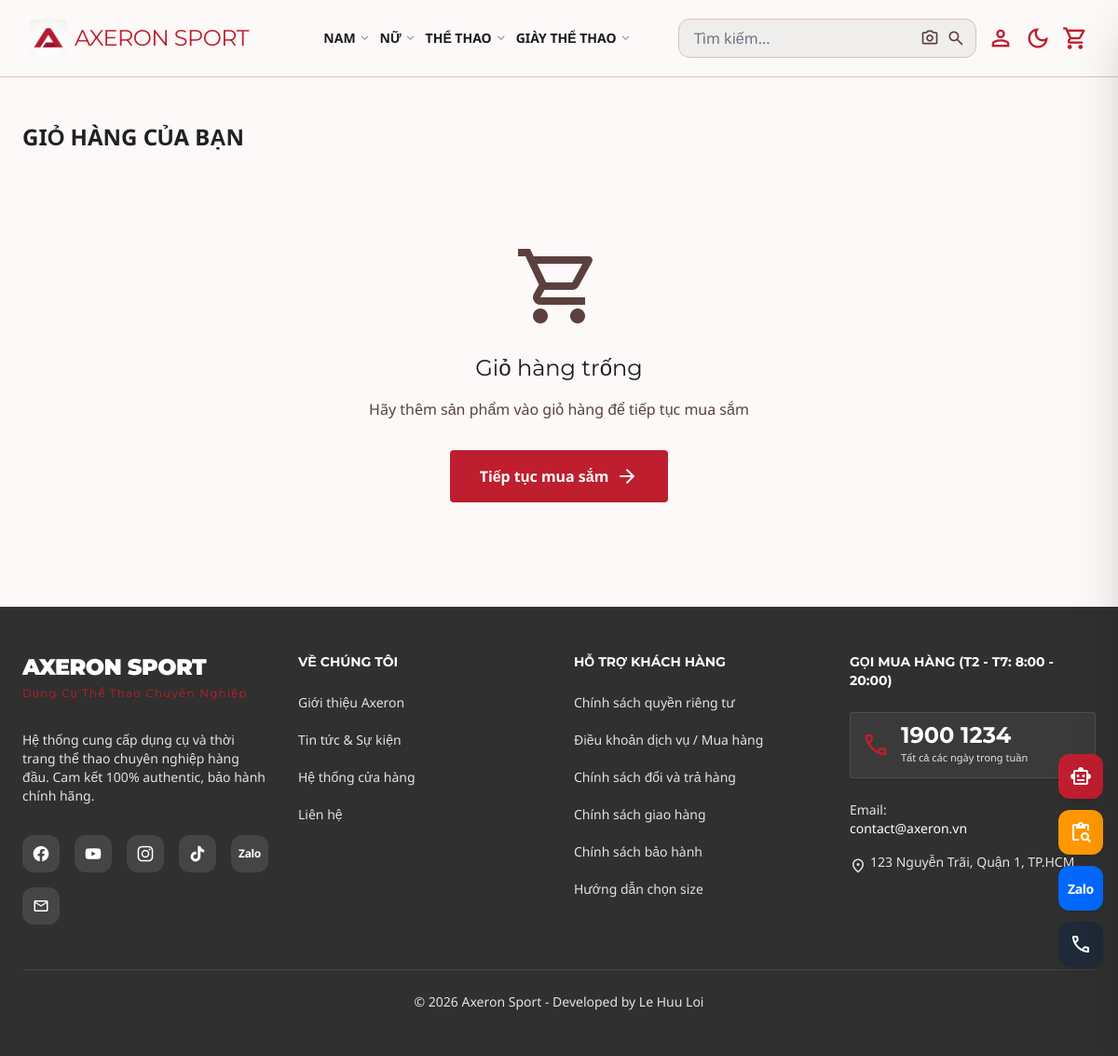
The page /shop/cart.php on the database its author committed.
### tables this page shows
CREATE TABLE `categories` (
  `category_id` int(10) UNSIGNED NOT NULL,
  `parent_id` int(10) UNSIGNED DEFAULT NULL COMMENT 'NULL = danh muc goc; co gia tri = danh muc con',
  `category_name` varchar(100) NOT NULL,
  `slug` varchar(120) NOT NULL COMMENT 'URL-friendly, vd: giay-chay-bo',
  `description` text DEFAULT NULL,
  `image_url` varchar(500) DEFAULT NULL,
  `sort_order` smallint(6) NOT NULL DEFAULT 0,
  `is_visible` tinyint(1) NOT NULL DEFAULT 1 COMMENT 'An/hien danh muc',
  `created_at` datetime NOT NULL DEFAULT current_timestamp(),
  `updated_at` datetime NOT NULL DEFAULT current_timestamp() ON UPDATE current_timestamp()
);

### config/database.php (called while the page is built, shortened)
<?php
class Database {
    private static $instance = null;
    private $connection;
    private function __construct() {
        try {
            $this->connection = new mysqli('p:' . DB_HOST, DB_USER, DB_PASS, DB_NAME, DB_PORT);
            $this->connection->set_charset('utf8mb4');
            $this->connection->query("SET NAMES 'utf8mb4' COLLATE 'utf8mb4_unicode_ci'");
        } catch (mysqli_sql_exception $e) {
            error_log("Database Connection Error: " . $e->getMessage());
            if (php_sapi_name() === 'cli' || !headers_sent()) {
                header('Content-Type: application/json');
                echo json_encode(['success' => false, 'message' => 'Không thể kết nối database. Vui lòng thử lại sau.']);
            }
            exit;
        }
    }
    public static function getInstance() {
        if (self::$instance === null) {
            self::$instance = new self();
        }
        return self::$instance;
    }
    public function query($sql, $params = []) {
        $stmt = $this->connection->prepare($sql);
        if (!empty($params)) {
            $types = str_repeat('s', count($params));
            $stmt->bind_param($types, ...$params);
        }
        $stmt->execute();
        return $stmt;
    }
    public function select($sql, $params = []) {
        $stmt = $this->query($sql, $params);
        $result = $stmt->get_result();
        $data = [];
        while ($row = $result->fetch_assoc()) {
            $data[] = $row;
        }
        return $data;
    }
}
function db() {
    return Database::getInstance();
}

### config/session.php (called while the page is built, shortened)
<?php
require_once __DIR__ . '/database.php';
function isLoggedIn() {
    return isset($_SESSION['user_id']) && !empty($_SESSION['user_id']);
}

### shop/cart.php (the view, shortened to what this page needs)
<?php
require_once __DIR__ . '/../config/database.php';
require_once __DIR__ . '/../config/session.php';
$cartItems = [];
?>
<!DOCTYPE html>
<html lang="vi">
<head>
    <script src="https://cdn.tailwindcss.com?plugins=forms,container-queries"></script>
</head>
<body class="bg-background text-on-background font-body-md antialiased flex flex-col min-h-screen">
    <?php include __DIR__ . '/../includes/header.php'; ?>
    <main class="flex-grow w-full max-w-container-max mx-auto px-margin-mobile md:px-margin-desktop py-12">
        <h1 class="text-1xl md:text-2xl font-bold mb-8 uppercase text-text-dark">Giỏ hàng của bạn</h1>
        <?php if (empty($cartItems)): ?>
            <div class="text-center py-16">
                <span class="material-symbols-outlined text-8xl text-on-surface-variant mb-6">shopping_cart</span>
                <h2 class="font-headline-lg text-2xl text-on-surface mb-4">Giỏ hàng trống</h2>
                <p class="text-on-surface-variant mb-8">Hãy thêm sản phẩm vào giỏ hàng để tiếp tục mua sắm</p>
                <a href="<?= BASE_URL ?>/shop/product-catalog.php" class="inline-flex items-center gap-2 bg-axeron-red text-white px-8 py-4 rounded-lg font-bold hover:bg-primary transition-colors">
                    Tiếp tục mua sắm
                    <span class="material-symbols-outlined">arrow_forward</span>
                </a>
            </div>
        <?php endif; ?>
    </main>
    <?php include __DIR__ . '/../includes/footer.php'; ?>
</body>
</html>

### includes/header.php (shortened to what this page needs)
<?php
$currentCategorySlug = $_GET['category'] ?? '';
$_headerDb = db();
$_navLevel1 = $_headerDb->select("
    SELECT category_id, category_name, slug
    FROM categories
    WHERE parent_id IS NULL AND is_visible = 1 AND category_name != 'TEST'
    ORDER BY sort_order, category_id
    LIMIT 8
");
$_navLevel2Map = [];
$_allSlugs = [];
foreach ($_navLevel1 as $_l1) {
    $_level2 = $_headerDb->select("
        SELECT category_id, category_name, slug
        FROM categories
        WHERE parent_id = ? AND is_visible = 1
        ORDER BY sort_order, category_id
    ", [$_l1['category_id']]);
    if (!empty($_level2)) {
        $_navLevel2Map[$_l1['category_id']] = $_level2;
        foreach ($_level2 as $_l2) {
            $_level3 = $_headerDb->select("
                SELECT category_id, category_name, slug
                FROM categories
                WHERE parent_id = ? AND is_visible = 1
                ORDER BY sort_order, category_id
            ", [$_l2['category_id']]);
            $_allSlugs[$_l2['slug']] = $_l1['category_id'];
            foreach ($_level3 as $_l3) {
                $_allSlugs[$_l3['slug']] = $_l1['category_id'];
            }
        }
    }
    $_allSlugs[$_l1['slug']] = $_l1['category_id'];
}
$_activeRootId = $_allSlugs[$currentCategorySlug] ?? null;
if (!isset($settings)) {
    $_headerDb = db();
    $_headerRaw = $_headerDb->select("SELECT setting_key, setting_value FROM site_settings WHERE is_public = 1");
    $settings = [];
    foreach ($_headerRaw as $s) {
        $settings[$s['setting_key']] = $s['setting_value'];
    }
}
$siteLogoUrl = $settings['site_logo'] ?? '/assets/images/logo-axeron.jpg';
if (strpos($siteLogoUrl, 'http') !== 0 && !empty($siteLogoUrl)) {
    $siteLogoUrl = (defined('BASE_URL') ? BASE_URL : '') . (strpos($siteLogoUrl, '/') === 0 ? '' : '/') . $siteLogoUrl;
}
$siteNameDisplay = $settings['site_name'] ?? 'Axeron';
?>
<header class="bg-surface dark:bg-on-background sticky top-0 z-50 border-b border-outline-variant dark:border-outline" id="main-header">
    <div class="flex justify-between items-center w-full max-w-[1400px] px-4 lg:px-8 py-5 mx-auto">
        <a class="flex items-center gap-2 flex-shrink-0 mr-4 lg:mr-8 xl:mr-12" href="<?= BASE_URL ?>/">
            <img src="<?= htmlspecialchars($siteLogoUrl) ?>" alt="Logo" class="w-8 h-8 md:w-10 md:h-10 rounded-lg object-cover">
            <span class="font-display-lg text-axeron-red uppercase tracking-tight text-xl md:text-2xl"><?= htmlspecialchars($siteNameDisplay) ?></span>
        </a>
        <nav class="hidden lg:flex items-center gap-2 xl:gap-6 flex-1 justify-center" id="mega-nav">
            <?php foreach ($_navLevel1 as $_l1):
                $_isActive = ($_activeRootId === $_l1['category_id']);
                $_hasLevel2 = isset($_navLevel2Map[$_l1['category_id']]);
            ?>
            <div class="mega-nav-item">
                <a class="mega-nav-link font-label-lg text-label-lg uppercase whitespace-nowrap px-2
                          <?= $_isActive ? 'active text-axeron-red font-bold' : 'text-on-surface hover:text-axeron-red' ?> transition-colors duration-200"
                   href="<?= BASE_URL ?>/shop/product-catalog.php?category=<?= htmlspecialchars($_l1['slug']) ?>"
                   title="<?= htmlspecialchars($_l1['category_name']) ?>">
                    <?= htmlspecialchars($_l1['category_name']) ?>
                    <?php if ($_hasLevel2): ?>
                    <span class="material-symbols-outlined arrow-icon text-gray-400">expand_more</span>
                    <?php endif; ?>
                </a>
            </div>
            <?php endforeach; ?>
        </nav>
        <div class="flex items-center gap-3 text-axeron-red dark:text-primary-fixed flex-shrink-0">
            <form action="<?= BASE_URL ?>/shop/product-catalog.php" method="POST" enctype="multipart/form-data" class="relative hidden lg:block" id="desktop-search-form" autocomplete="off">
                <input
                    class="bg-surface-container rounded-full py-2 pl-4 pr-16 border border-outline-variant focus:border-axeron-blue focus:ring-1 focus:ring-axeron-blue outline-none text-body-md text-on-surface font-body-md w-80 transition-all"
                    placeholder="Tìm kiếm..."
                    type="text"
                    id="search-input"
                    name="search"
                />
                <label class="absolute right-10 top-1/2 -translate-y-1/2 text-on-surface-variant hover:text-axeron-red cursor-pointer mb-0">
                    <span class="material-symbols-outlined text-xl">photo_camera</span>
                </label>
                <button type="submit" id="search-btn" class="material-symbols-outlined absolute right-3 top-1/2 -translate-y-1/2 text-on-surface-variant hover:text-axeron-red cursor-pointer text-xl bg-transparent border-none p-0">
                </button>
            </form>
            <?php if (isLoggedIn()): ?>
                <div class="relative group flex items-center">
                    <button aria-label="Account" class="hover:text-axeron-red transition-colors duration-200 flex items-center gap-1.5">
                        <?php if (!empty($_SESSION['avatar_url'])): ?>
                            <img src="<?= (strpos($_SESSION['avatar_url'], 'http') === 0) ? htmlspecialchars($_SESSION['avatar_url']) : BASE_URL . htmlspecialchars($_SESSION['avatar_url']) ?>" alt="Avatar" class="w-10 h-10 rounded-full object-cover border border-outline-variant">
                        <?php else: ?>
                            <span class="material-symbols-outlined text-[28px]">account_circle</span>
                        <?php endif; ?>
                        <span class="hidden xl:inline text-base font-medium max-w-[120px] truncate"><?= htmlspecialchars($_SESSION['full_name'] ?? 'Tài khoản') ?></span>
                    </button>
                    <div class="absolute right-0 top-full mt-2 w-48 bg-white rounded-lg shadow-lg border border-outline-variant opacity-0 invisible group-hover:opacity-100 group-hover:visible transition-all duration-200 z-50">
                        <a href="<?= BASE_URL ?>/auth/account.php" class="block px-4 py-3 text-sm text-on-surface hover:bg-surface-container transition-colors rounded-t-lg">
                            <span class="material-symbols-outlined text-lg align-middle mr-2">person</span>
                            Tài khoản
                        </a>
                        <a href="<?= BASE_URL ?>/shop/order-history.php" class="block px-4 py-3 text-sm text-on-surface hover:bg-surface-container transition-colors">
                            <span class="material-symbols-outlined text-lg align-middle mr-2">receipt_long</span>
                            Đơn hàng của tôi
                        </a>
                        <a href="<?= BASE_URL ?>/shop/my-reviews.php" class="block px-4 py-3 text-sm text-on-surface hover:bg-surface-container transition-colors">
                            <span class="material-symbols-outlined text-lg align-middle mr-2">rate_review</span>
                            Đánh giá của tôi
                        </a>
                        <a href="<?= BASE_URL ?>/shop/order-tracking.php" class="block px-4 py-3 text-sm text-on-surface hover:bg-surface-container transition-colors">
                            <span class="material-symbols-outlined text-lg align-middle mr-2">manage_search</span>
                            Tra cứu đơn hàng
                        </a>
                        <a href="<?= BASE_URL ?>/shop/wishlist.php" class="block px-4 py-3 text-sm text-on-surface hover:bg-surface-container transition-colors">
                            <span class="material-symbols-outlined text-lg align-middle mr-2">favorite</span>
                            Yêu thích
                        </a>
                        <a href="<?= BASE_URL ?>/shop/recently-viewed.php" class="block px-4 py-3 text-sm text-on-surface hover:bg-surface-container transition-colors">
                            <span class="material-symbols-outlined text-lg align-middle mr-2">history</span>
                            Sản phẩm đã xem
                        </a>
                        <?php if (isAdmin()): ?>
                        <hr class="border-outline-variant my-1">
                        <a href="<?= BASE_URL ?>/admin/admin.php" class="block px-4 py-3 text-sm text-on-surface hover:bg-surface-container transition-colors">
                            <span class="material-symbols-outlined text-lg align-middle mr-2">admin_panel_settings</span>
                            Trang quản trị
                        </a>
                        <?php endif; ?>
                        <hr class="border-outline-variant my-1">
                        <div class="px-4 py-3 text-sm text-on-surface hover:bg-surface-container transition-colors flex items-center justify-between cursor-pointer" onclick="toggleDarkMode()">
                            <div>
                                <span class="material-symbols-outlined text-lg align-middle mr-2" id="dark-mode-icon">dark_mode</span>
                                <span id="dark-mode-text">Giao diện Tối</span>
                            </div>
                            <div class="relative inline-block w-8 h-4 rounded-full bg-gray-300 transition-colors" id="dark-mode-track">
                                <div class="absolute left-0.5 top-0.5 w-3 h-3 rounded-full bg-white transition-transform duration-200" id="dark-mode-knob"></div>
                            </div>
                        </div>
                        <hr class="border-outline-variant my-1">
                        <a href="<?= BASE_URL ?>/auth/logout.php" class="block px-4 py-3 text-sm text-error hover:bg-error-container transition-colors rounded-b-lg">
                            <span class="material-symbols-outlined text-lg align-middle mr-2">logout</span>
                            Đăng xuất
                        </a>
                    </div>
                </div>
            <?php else: ?>
                <a href="<?= BASE_URL ?>/auth/login.php" aria-label="Account" class="hover:text-axeron-red transition-colors duration-200 flex items-center">
                    <span class="material-symbols-outlined text-[28px]">person</span>
                </a>
            <?php endif; ?>
            <button onclick="toggleDarkMode()" aria-label="Toggle Dark Mode" class="hidden md:flex hover:text-axeron-red transition-colors duration-200 focus:outline-none items-center justify-center">
                <span class="material-symbols-outlined text-[28px]" id="dark-mode-icon-header">dark_mode</span>
            </button>
            <a href="<?= BASE_URL ?>/shop/cart.php" aria-label="Shopping Cart" class="hover:text-axeron-red transition-colors relative flex items-center">
                <span class="material-symbols-outlined text-[28px]" data-icon="shopping_cart">shopping_cart</span>
            </a>
        </div>
    </div>
</header>

### shop/cart.php (style rules this page uses)
.material-symbols-outlined { font-variation-settings: "FILL" 0, "wght" 400, "GRAD" 0, "opsz" 24; }

### includes/header.php (style rules this page uses)
.mega-nav-item { position: static; }
.mega-nav-link { position: relative; padding: 8px 0; display: inline-flex; align-items: center; gap: 2px; }
.mega-nav-link::after { content: ''; position: absolute; bottom: 0; left: 0; width: 0; height: 2px; background: #BE1E2D; transition: width 0.3s ease; }
.mega-nav-link .arrow-icon { transition: transform 0.2s ease; font-size: 16px; }

### rows shown on the page
categories: category_name "NAM"
categories: category_name "NỮ"
categories: category_name "THỂ THAO"
categories: category_name "GIÀY THỂ THAO"

### other values the page prints
$siteNameDisplay "AXERON SPORT"
$siteName "AXERON SPORT"
$settings['site_tagline'] "Dụng Cụ Thể Thao Chuyên Nghiệp"
$footerAbout "Hệ thống cung cấp dụng cụ và thời trang thể thao chuyên nghiệp hàng đầu. Cam kết 100% authentic, bảo hành chính hãng."
$workHours "T2 - T7: 8:00 - 20:00"
$contactPhone "1900 1234"
$contactEmail "contact@axeron.vn"
$contactAddress "123 Nguyễn Trãi, Quận 1, TP.HCM"
$footerCopyright "© 2026 Axeron Sport - Developed by Le Huu Loi"
